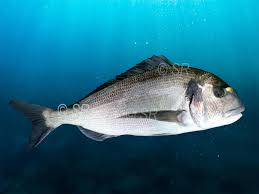
#> input picture dataset/001_الوراطة/1.jpg, 259 x 194 px; its folder holds only this picture in this run
$ python augment_fish.py
#> lines starting #> are read from the running program, lines starting #| are printed output that depends on the picture; after the words box and inside, x2 and y2 are one past the last pixel; in counts of white or black regions, pixels touching at a corner belong together
"""
Fish Dataset Augmenter
======================
For each source image generates N augmented versions:
  - 80% : keep original background + flip / rotate / mirror / brightness
  - 20% : remove background + solid or gradient bg + same transforms

Usage:
    pip install opencv-python pillow numpy
    pip install "rembg[cpu]"    <- needed for the 20% bg removal

    python augment_dataset.py --dataset ./dataset --count 200
"""

import cv2
import numpy as np
import argparse
import random
from pathlib import Path

# ─── Config ──────────────────────────────────────────────────────────────────

FISH_FOLDERS = [
    "001_الوراطة",    "002_القاروص",    "003_السردينة",  "004_البوري",
    "005_السكمبري",   "006_التريليا",   "007_المرجان",   "008_المنكوس",
    "009_البلاميطة",  "010_البوقا",     "011_الشلبة",    "012_المرلان",
    "013_الغزال",     "014_اللقّوق",    "015_الجغالي",   "016_الشامة",
    "017_أبو_سيف",    "018_التن_الأحمر","019_سمكة_الأرنب","020_سمكة_العقرب",
    "021_سمكة_الأسد", "022_السمكة_الصندوق","023_دجاج_البحر","024_السلطعون_الأزرق",
    "025_الحنش",      "026_الكلب_بحر",  "027_قرش_المطرقة","028_القرنيط",
    "029_الحبار",     "030_الجمبري",    "031_الكركند",   "032_سمكة_الحجر",
]

IMG_EXTS = {".jpg", ".jpeg", ".png", ".bmp", ".webp"}

# ─── Backgrounds (for the 20%) ───────────────────────────────────────────────

def solid_bg(h, w):
    c = np.random.randint(30, 220, 3, dtype=np.uint8)
    return np.full((h, w, 3), c, dtype=np.uint8)

def gradient_bg(h, w):
    c1 = np.random.randint(10, 200, 3).astype(np.float32)
    c2 = np.random.randint(10, 200, 3).astype(np.float32)
    bg = np.zeros((h, w, 3), dtype=np.float32)
    for i in range(h):
        t = i / h
        bg[i] = (1 - t) * c1 + t * c2
    return bg.clip(0, 255).astype(np.uint8)

BG_GEN = [solid_bg, solid_bg, gradient_bg, gradient_bg]  # alternates

# ─── I/O (Unicode-safe for Arabic paths on Windows) ──────────────────────────

def read_img(path):
    return cv2.imdecode(np.fromfile(str(path), dtype=np.uint8), cv2.IMREAD_COLOR)

def save_img(img, path):
    _, buf = cv2.imencode(".jpg", img, [cv2.IMWRITE_JPEG_QUALITY, 95])
    buf.tofile(str(path))

# ─── Background removal ───────────────────────────────────────────────────────

def mask_threshold(img, thr=240):
    gray = cv2.cvtColor(img, cv2.COLOR_BGR2GRAY)
    _, mask = cv2.threshold(gray, thr, 255, cv2.THRESH_BINARY_INV)
    k = np.ones((5, 5), np.uint8)
    mask = cv2.morphologyEx(mask, cv2.MORPH_CLOSE, k, iterations=2)
    mask = cv2.morphologyEx(mask, cv2.MORPH_OPEN,  k, iterations=1)
    return mask

_rembg_fn = None

def mask_rembg(img):
    global _rembg_fn
    if _rembg_fn is None:
        from rembg import remove as _r
        _rembg_fn = _r
    from PIL import Image
    pil  = Image.fromarray(cv2.cvtColor(img, cv2.COLOR_BGR2RGB))
    out  = _rembg_fn(pil)
    rgba = np.array(out)
    fish = cv2.cvtColor(rgba[:, :, :3], cv2.COLOR_RGB2BGR)
    return rgba[:, :, 3], fish   # (mask, fish_no_bg)

def composite(fish, mask, bg):
    h, w = fish.shape[:2]
    bg   = cv2.resize(bg, (w, h))
    m    = cv2.merge([mask]*3).astype(np.float32) / 255.0
    out  = fish.astype(np.float32) * m + bg.astype(np.float32) * (1 - m)
    return out.clip(0, 255).astype(np.uint8)

# ─── Geometry transforms ──────────────────────────────────────────────────────

ROTATIONS = [None, cv2.ROTATE_90_CLOCKWISE, cv2.ROTATE_180, cv2.ROTATE_90_COUNTERCLOCKWISE]
FLIPS     = [None, 1, 0, -1]   # none / horizontal / vertical / both

def apply_geometry(img, idx):
    rot  = ROTATIONS[(idx // 4) % 4]
    flip = FLIPS[idx % 4]
    out  = img.copy()
    if rot  is not None: out = cv2.rotate(out, rot)
    if flip is not None: out = cv2.flip(out, flip)
    return out

def apply_brightness(img):
    alpha = random.uniform(0.75, 1.25)
    beta  = random.randint(-30, 30)
    return cv2.convertScaleAbs(img, alpha=alpha, beta=beta)

# ─── Per-image augmentation ───────────────────────────────────────────────────

def augment_one(img_path: Path, count: int, img_size: int,
                use_rembg: bool, threshold: int):

    img = read_img(img_path)
    if img is None:
        print(f"    [!] Cannot read {img_path.name} — skipping")
        return 0

    out_dir = img_path.parent
    stem    = img_path.stem

    n_nobg = max(1, int(count * 0.20))
    n_bg   = count - n_nobg

    saved = 0

    # ── 80% : original background, just transform ────────────────────────
    for i in range(n_bg):
        out = apply_geometry(img, i)
        out = apply_brightness(out)
        out = cv2.resize(out, (img_size, img_size))
        save_img(out, out_dir / f"{stem}_bg_{i:04d}.jpg")
        saved += 1

    # ── 20% : remove bg → solid or gradient bg → transform ───────────────
    if use_rembg:
        try:
            mask, fish = mask_rembg(img)
        except Exception as e:
            print(f"\n    [!] rembg failed ({e}) — using threshold")
            mask = mask_threshold(img, threshold)
            fish = img
    else:
        mask = mask_threshold(img, threshold)
        fish = img

    for i in range(n_nobg):
        h, w   = fish.shape[:2]
        bg     = BG_GEN[i % len(BG_GEN)](h, w)
        frame  = composite(fish, mask, bg)
        frame  = apply_geometry(frame, i)
        frame  = apply_brightness(frame)
        frame  = cv2.resize(frame, (img_size, img_size))
        save_img(frame, out_dir / f"{stem}_newbg_{i:04d}.jpg")
        saved += 1

    return saved

# ─── Main ────────────────────────────────────────────────────────────────────

def run(dataset_dir, count, img_size, use_rembg, threshold):
    dataset     = Path(dataset_dir)
    total_saved = 0
    total_imgs  = 0

    print(f"\n{'='*55}")
    print(f"  Fish Dataset Augmenter")
    print(f"  Dataset : {dataset.resolve()}")
    print(f"  Per img : {count}  →  {count - max(1,int(count*0.2))} keep bg  +  {max(1,int(count*0.2))} new bg")
    print(f"  rembg   : {'yes' if use_rembg else 'no  (use --rembg for better results)'}")
    print(f"{'='*55}\n")

    for folder_name in FISH_FOLDERS:
        folder = dataset / folder_name
        if not folder.exists():
            print(f"[SKIP] {folder_name}  (not found)")
            continue

        images = sorted([p for p in folder.iterdir() if p.suffix.lower() in IMG_EXTS])
        if not images:
            print(f"[SKIP] {folder_name}  (no images)")
            continue

        print(f"[+] {folder_name}  ({len(images)} image(s))")
        for img_path in images:
            print(f"    {img_path.name} ...", end=" ", flush=True)
            n = augment_one(img_path, count, img_size, use_rembg, threshold)
#> in read_img, returned value is the input picture: shape (194, 259, 3); mean B, G, R 132.7, 110.1, 33.1
#> the loop in augment_one, `for i in range(n_bg):` made 160 passes
#> pass 1, in augment_one, `out = cv2.resize(out, (img_size, img_size))`:
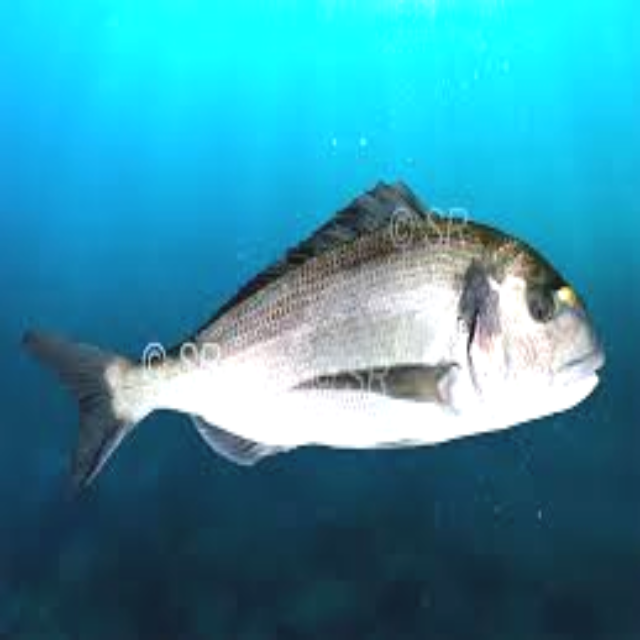
#> out: shape (640, 640, 3); mean B, G, R 165.8, 144.5, 55.1
#> after the loop in augment_one, `for i in range(n_bg):`:
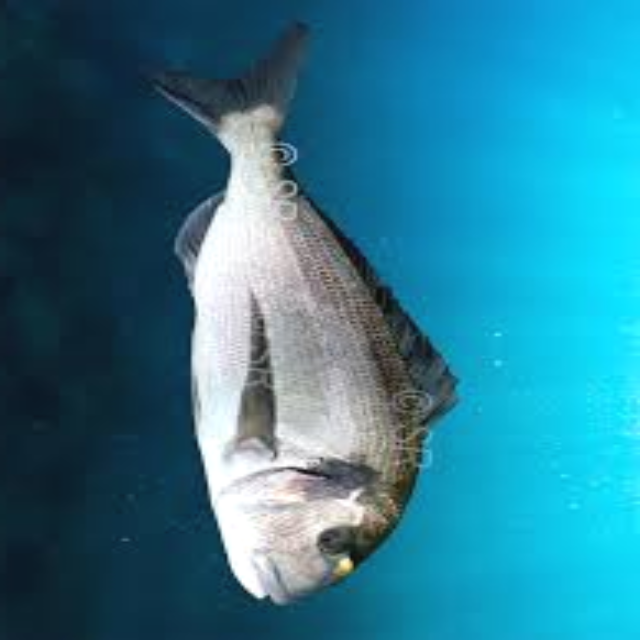
#> out: shape (640, 640, 3); mean B, G, R 144.7, 121.9, 44.3
#> after the loop in augment_one, `for i in range(n_bg):`: saved = 160
#> in mask_threshold, `gray = cv2.cvtColor(img, cv2.COLOR_BGR2GRAY)`:
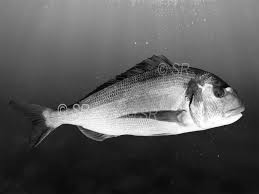
#> gray: shape (194, 259); min 1, max 255, mean 89.7
#> in mask_threshold, `_, mask = cv2.threshold(gray, thr, 255, cv2.THRESH_BINARY_INV)`:
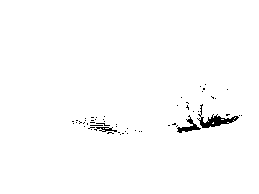
#> mask: shape (194, 259); 98.8% white; 56 black regions (53 under 20 px), largest, box (x1, y1, x2, y2) and area: (197, 104, 239, 128) 282, (177, 115, 201, 133) 134, (94, 127, 117, 132) 59
#> in mask_threshold, `mask = cv2.morphologyEx(mask, cv2.MORPH_CLOSE, k, iterations=2)`: mask: shape (194, 259); every value is 255
#> the loop in augment_one, `for i in range(n_nobg):` made 40 passes
#> pass 1, in composite, `bg   = cv2.resize(bg, (w, h))`:
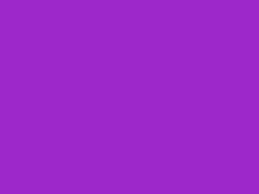
#> bg: shape (194, 259, 3); mean of channels 0, 1, 2 202, 40, 157; drawn as B, G, R
#> pass 1, in augment_one, `frame  = apply_brightness(frame)`:
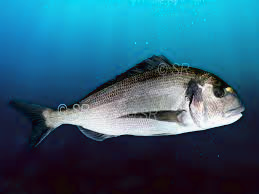
#> frame: shape (194, 259, 3); mean B, G, R 119.4, 95.4, 44.4
#> after the loop in augment_one, `for i in range(n_nobg):`:
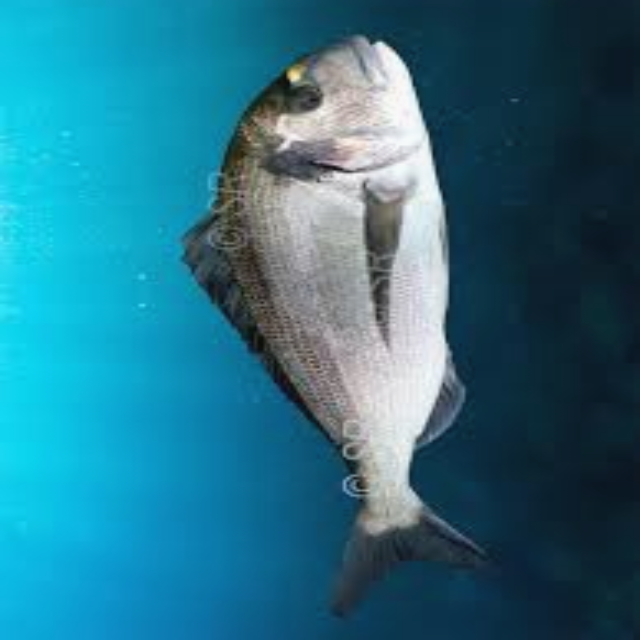
#> frame: shape (640, 640, 3); mean B, G, R 134.3, 113.1, 41.1
#> after the loop in augment_one, `for i in range(n_nobg):`: saved = 200
#> n = 200
            print(f"{n} saved")
#| 200 saved
            total_saved += n
#> total_saved = 200
            total_imgs  += 1

    print(f"\n{'='*55}")
    print(f"  DONE — {total_saved} images from {total_imgs} source images")
    print(f"{'='*55}\n")

# ─── CLI ─────────────────────────────────────────────────────────────────────

if __name__ == "__main__":
    parser = argparse.ArgumentParser()
    parser.add_argument("--dataset",   default="./dataset",   help="Path to dataset root folder")
    parser.add_argument("--count",     type=int, default=200, help="Augmented images per source image")
    parser.add_argument("--size",      type=int, default=640, help="Output image size in px")
    parser.add_argument("--rembg",     action="store_true",   help="Use rembg for background removal")
    parser.add_argument("--threshold", type=int, default=240, help="Threshold BG removal (0-255)")
    args = parser.parse_args()

    run(args.dataset, args.count, args.size, args.rembg, args.threshold)
